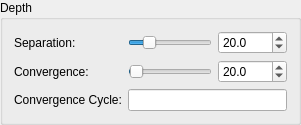
    <widget class="QGroupBox" name="stereoDepthGroup">
     <property name="title">
      <string>Depth</string>
     </property>
     <layout class="QFormLayout" name="stereoDepthGroupLayout">
      <property name="fieldGrowthPolicy">
       <enum>QFormLayout::AllNonFixedFieldsGrow</enum>
      </property>
      <property name="formAlignment">
       <set>Qt::AlignLeft|Qt::AlignTop</set>
      </property>
      <property name="labelAlignment">
       <set>Qt::AlignLeft|Qt::AlignVCenter</set>
      </property>
      <item row="0" column="0">
       <widget class="QLabel" name="stereoSeparationLabel">
        <property name="text">
         <string>Separation:</string>
        </property>
        <property name="buddy">
         <cstring>stereoSeparation</cstring>
        </property>
       </widget>
      </item>
      <item row="0" column="1">
       <layout class="QHBoxLayout" name="stereoSeparationSliderRow" stretch="1,0">
        <item>
         <widget class="QSlider" name="stereoSeparationSlider">
          <property name="orientation">
           <enum>Qt::Horizontal</enum>
          </property>
          <property name="maximum">
           <number>1000</number>
          </property>
          <property name="pageStep">
           <number>50</number>
          </property>
          <property name="value">
           <number>200</number>
          </property>
         </widget>
        </item>
        <item>
         <widget class="QDoubleSpinBox" name="stereoSeparation">
          <property name="decimals">
           <number>1</number>
          </property>
          <property name="minimum">
           <double>0</double>
          </property>
          <property name="maximum">
           <double>100.0</double>
          </property>
          <property name="value">
           <double>20.0</double>
          </property>
          <property name="singleStep">
           <double>0.1</double>
          </property>
          <property name="keyboardTracking">
           <bool>false</bool>
          </property>
          <property name="minimumSize">
           <size>
            <width>69</width>
            <height>0</height>
           </size>
          </property>
         </widget>
        </item>
       </layout>
      </item>
      <item row="1" column="0">
       <widget class="QLabel" name="stereoConvergenceLabel">
        <property name="text">
         <string>Convergence:</string>
        </property>
        <property name="buddy">
         <cstring>stereoConvergence</cstring>
        </property>
       </widget>
      </item>
      <item row="1" column="1">
       <layout class="QHBoxLayout" name="stereoConvergenceSliderRow" stretch="1,0">
        <item>
         <widget class="QSlider" name="stereoConvergenceSlider">
          <property name="orientation">
           <enum>Qt::Horizontal</enum>
          </property>
          <property name="maximum">
           <number>10000</number>
          </property>
          <property name="pageStep">
           <number>500</number>
          </property>
          <property name="value">
           <number>200</number>
          </property>
         </widget>
        </item>
        <item>
         <widget class="QDoubleSpinBox" name="stereoConvergence">
          <property name="decimals">
           <number>1</number>
          </property>
          <property name="minimum">
           <double>0</double>
          </property>
          <property name="maximum">
           <double>1000.0</double>
          </property>
          <property name="value">
           <double>20.0</double>
          </property>
          <property name="singleStep">
           <double>0.1</double>
          </property>
          <property name="keyboardTracking">
           <bool>false</bool>
          </property>
          <property name="minimumSize">
           <size>
            <width>69</width>
            <height>0</height>
           </size>
          </property>
         </widget>
        </item>
       </layout>
      </item>
      <item row="2" column="0">
       <widget class="QLabel" name="stereoConvergenceCycleValuesLabel">
        <property name="text">
         <string>Convergence Cycle:</string>
        </property>
        <property name="buddy">
         <cstring>stereoConvergenceCycleValues</cstring>
        </property>
       </widget>
      </item>
      <item row="2" column="1">
       <widget class="QLineEdit" name="stereoConvergenceCycleValues">
        <property name="toolTip">
         <string>Comma-separated convergence values from 0 to 1000. Invalid entries and duplicates are skipped.</string>
        </property>
       </widget>
      </item>
     </layout>
    </widget>
